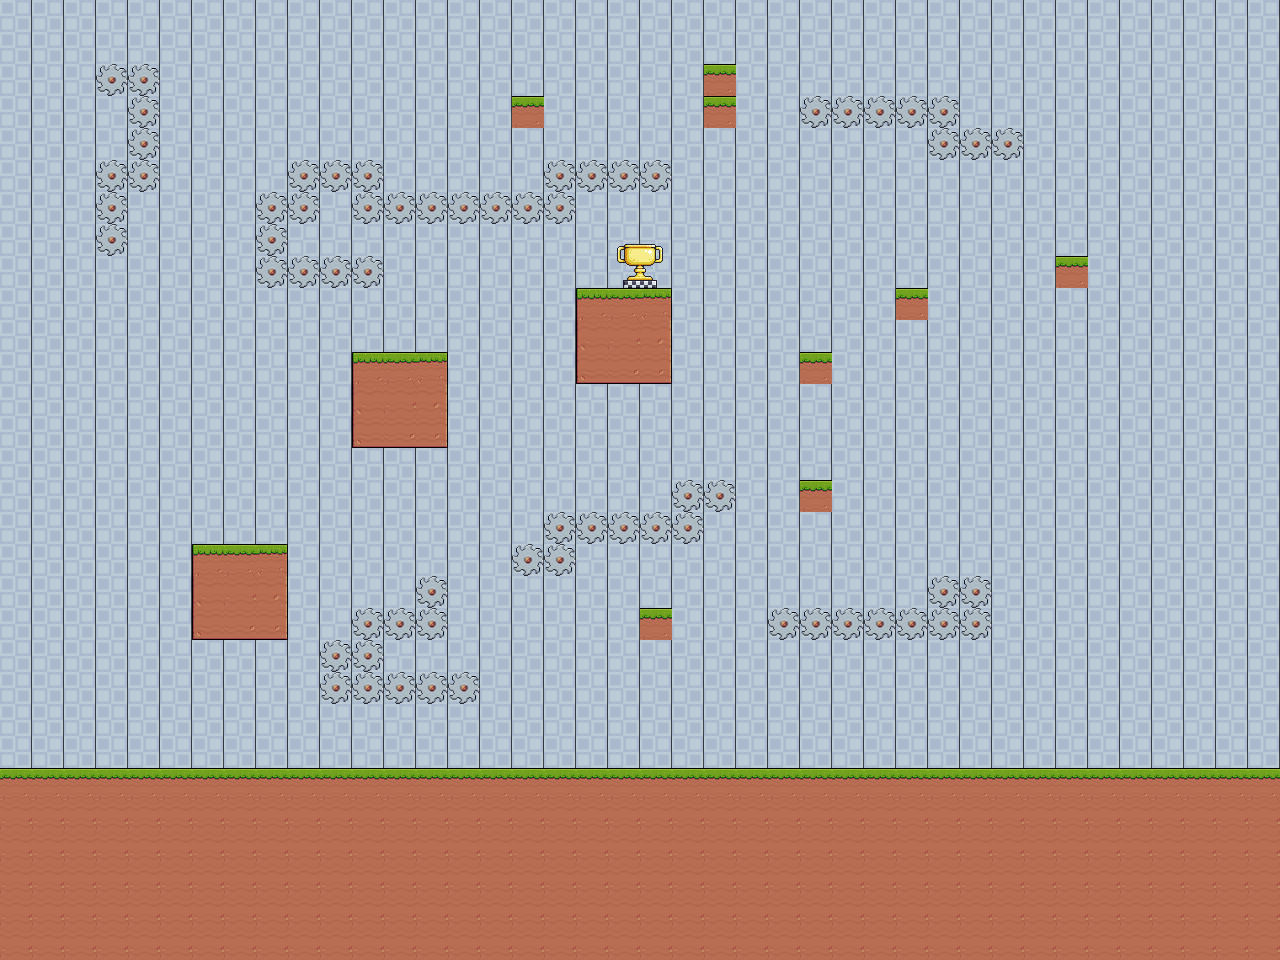

This is a level from a 2D game, rendered from its Tiled map with the project's own tilesets. A one-line summary and the complete map file follow:
An orthogonal 40x30 tile map with 32x32 px tiles, 2 tile layers (map, saw), 2 tilesets.

<map version="1.2" tiledversion="1.3.1" orientation="orthogonal" renderorder="right-down" compressionlevel="-1" width="40" height="30" tilewidth="32" tileheight="32" infinite="0" nextlayerid="3" nextobjectid="1">
 <editorsettings>
  <export target="../Source/secondMap.json" format="json" />
 </editorsettings>
 <tileset firstgid="1" source="Map.tsx" />
 <tileset firstgid="343" source="64.tsx" />
 <layer id="1" name="map" width="40" height="30">
  <data encoding="csv">
110,110,110,110,110,110,110,110,110,110,110,110,110,110,110,110,110,110,110,110,110,110,110,110,110,110,110,110,110,110,110,110,110,110,110,110,110,110,110,110,
110,110,110,110,110,110,110,110,110,110,110,110,110,110,110,110,110,110,110,110,110,110,110,110,110,110,110,110,110,110,110,110,110,110,110,110,110,110,110,110,
110,110,110,110,110,110,110,110,110,110,110,110,110,110,110,110,110,110,110,110,110,110,34,110,110,110,110,110,110,110,110,110,110,110,110,110,110,110,110,110,
110,110,110,110,110,110,110,110,110,110,110,110,110,110,110,110,34,110,110,110,110,110,34,110,110,110,110,110,110,110,110,110,110,110,110,110,110,110,110,110,
110,110,110,110,110,110,110,110,110,110,110,110,110,110,110,110,110,110,110,110,110,110,110,110,110,110,110,110,110,110,110,110,110,110,110,110,110,110,110,110,
110,110,110,110,110,110,110,110,110,110,110,110,110,110,110,110,110,110,110,110,110,110,110,110,110,110,110,110,110,110,110,110,110,110,110,110,110,110,110,110,
110,110,110,110,110,110,110,110,110,110,110,110,110,110,110,110,110,110,110,110,110,110,110,110,110,110,110,110,110,110,110,110,110,110,110,110,110,110,110,110,
110,110,110,110,110,110,110,110,110,110,110,110,110,110,110,110,110,110,110,110,110,110,110,110,110,110,110,110,110,110,110,110,110,110,110,110,110,110,110,110,
110,110,110,110,110,110,110,110,110,110,110,110,110,110,110,110,110,110,110,110,110,110,110,110,110,110,110,110,110,110,110,110,110,34,110,110,110,110,110,110,
110,110,110,110,110,110,110,110,110,110,110,110,110,110,110,110,110,110,33,34,35,110,110,110,110,110,110,110,34,110,110,110,110,110,110,110,110,110,110,110,
110,110,110,110,110,110,110,110,110,110,110,110,110,110,110,110,110,110,52,53,54,110,110,110,110,110,110,110,110,110,110,110,110,110,110,110,110,110,110,110,
110,110,110,110,110,110,110,110,110,110,110,33,34,35,110,110,110,110,71,72,73,110,110,110,110,34,110,110,110,110,110,110,110,110,110,110,110,110,110,110,
110,110,110,110,110,110,110,110,110,110,110,52,53,54,110,110,110,110,110,110,110,110,110,110,110,110,110,110,110,110,110,110,110,110,110,110,110,110,110,110,
110,110,110,110,110,110,110,110,110,110,110,71,72,73,110,110,110,110,110,110,110,110,110,110,110,110,110,110,110,110,110,110,110,110,110,110,110,110,110,110,
110,110,110,110,110,110,110,110,110,110,110,110,110,110,110,110,110,110,110,110,110,110,110,110,110,110,110,110,110,110,110,110,110,110,110,110,110,110,110,110,
110,110,110,110,110,110,110,110,110,110,110,110,110,110,110,110,110,110,110,110,110,110,110,110,110,34,110,110,110,110,110,110,110,110,110,110,110,110,110,110,
110,110,110,110,110,110,110,110,110,110,110,110,110,110,110,110,110,110,110,110,110,110,110,110,110,110,110,110,110,110,110,110,110,110,110,110,110,110,110,110,
110,110,110,110,110,110,33,34,35,110,110,110,110,110,110,110,110,110,110,110,110,110,110,110,110,110,110,110,110,110,110,110,110,110,110,110,110,110,110,110,
110,110,110,110,110,110,52,53,54,110,110,110,110,110,110,110,110,110,110,110,110,110,110,110,110,110,110,110,110,110,110,110,110,110,110,110,110,110,110,110,
110,110,110,110,110,110,71,72,73,110,110,110,110,110,110,110,110,110,110,110,34,110,110,110,110,110,110,110,110,110,110,110,110,110,110,110,110,110,110,110,
110,110,110,110,110,110,110,110,110,110,110,110,110,110,110,110,110,110,110,110,110,110,110,110,110,110,110,110,110,110,110,110,110,110,110,110,110,110,110,110,
110,110,110,110,110,110,110,110,110,110,110,110,110,110,110,110,110,110,110,110,110,110,110,110,110,110,110,110,110,110,110,110,110,110,110,110,110,110,110,110,
110,110,110,110,110,110,110,110,110,110,110,110,110,110,110,110,110,110,110,110,110,110,110,110,110,110,110,110,110,110,110,110,110,110,110,110,110,110,110,110,
110,110,110,110,110,110,110,110,110,110,110,110,110,110,110,110,110,110,110,110,110,110,110,110,110,110,110,110,110,110,110,110,110,110,110,110,110,110,110,110,
34,34,34,34,34,34,34,34,34,34,34,34,34,34,34,34,34,34,34,34,34,34,34,34,34,34,34,34,34,34,34,34,34,34,34,34,34,34,34,34,
53,53,53,53,53,53,53,53,53,53,53,53,53,53,53,53,53,53,53,53,53,53,53,53,53,53,53,53,53,53,53,53,53,53,53,53,53,53,53,53,
53,53,53,53,53,53,53,53,53,53,53,53,53,53,53,53,53,53,53,53,53,53,53,53,53,53,53,53,53,53,53,53,53,53,53,53,53,53,53,53,
53,53,53,53,53,53,53,53,53,53,53,53,53,53,53,53,53,53,53,53,53,53,53,53,53,53,53,53,53,53,53,53,53,53,53,53,53,53,53,53,
53,53,53,53,53,53,53,53,53,53,53,53,53,53,53,53,53,53,53,53,53,53,53,53,53,53,53,53,53,53,53,53,53,53,53,53,53,53,53,53,
53,53,53,53,53,53,53,53,53,53,53,53,53,53,53,53,53,53,53,53,53,53,53,53,53,53,53,53,53,53,53,53,53,53,53,53,53,53,53,53
</data>
 </layer>
 <layer id="2" name="saw" width="40" height="30">
  <data encoding="csv">
0,0,0,0,0,0,0,0,0,0,0,0,0,0,0,0,0,0,0,0,0,0,0,0,0,0,0,0,0,0,0,0,0,0,0,0,0,0,0,0,
0,0,0,0,0,0,0,0,0,0,0,0,0,0,0,0,0,0,0,0,0,0,0,0,0,0,0,0,0,0,0,0,0,0,0,0,0,0,0,0,
0,0,0,142,142,0,0,0,0,0,0,0,0,0,0,0,0,0,0,0,0,0,0,0,0,0,0,0,0,0,0,0,0,0,0,0,0,0,0,0,
0,0,0,0,142,0,0,0,0,0,0,0,0,0,0,0,0,0,0,0,0,0,0,0,0,142,142,142,142,142,0,0,0,0,0,0,0,0,0,0,
0,0,0,0,142,0,0,0,0,0,0,0,0,0,0,0,0,0,0,0,0,0,0,0,0,0,0,0,0,142,142,142,0,0,0,0,0,0,0,0,
0,0,0,142,142,0,0,0,0,142,142,142,0,0,0,0,0,142,142,142,142,0,0,0,0,0,0,0,0,0,0,0,0,0,0,0,0,0,0,0,
0,0,0,142,0,0,0,0,142,142,0,142,142,142,142,142,142,142,0,0,0,0,0,0,0,0,0,0,0,0,0,0,0,0,0,0,0,0,0,0,
0,0,0,142,0,0,0,0,142,0,0,0,0,0,0,0,0,0,0,0,0,0,0,0,0,0,0,0,0,0,0,0,0,0,0,0,0,0,0,0,
0,0,0,0,0,0,0,0,142,142,142,142,0,0,0,0,0,0,0,366,0,0,0,0,0,0,0,0,0,0,0,0,0,0,0,0,0,0,0,0,
0,0,0,0,0,0,0,0,0,0,0,0,0,0,0,0,0,0,0,0,0,0,0,0,0,0,0,0,0,0,0,0,0,0,0,0,0,0,0,0,
0,0,0,0,0,0,0,0,0,0,0,0,0,0,0,0,0,0,0,0,0,0,0,0,0,0,0,0,0,0,0,0,0,0,0,0,0,0,0,0,
0,0,0,0,0,0,0,0,0,0,0,0,0,0,0,0,0,0,0,0,0,0,0,0,0,0,0,0,0,0,0,0,0,0,0,0,0,0,0,0,
0,0,0,0,0,0,0,0,0,0,0,0,0,0,0,0,0,0,0,0,0,0,0,0,0,0,0,0,0,0,0,0,0,0,0,0,0,0,0,0,
0,0,0,0,0,0,0,0,0,0,0,0,0,0,0,0,0,0,0,0,0,0,0,0,0,0,0,0,0,0,0,0,0,0,0,0,0,0,0,0,
0,0,0,0,0,0,0,0,0,0,0,0,0,0,0,0,0,0,0,0,0,0,0,0,0,0,0,0,0,0,0,0,0,0,0,0,0,0,0,0,
0,0,0,0,0,0,0,0,0,0,0,0,0,0,0,0,0,0,0,0,0,142,142,0,0,0,0,0,0,0,0,0,0,0,0,0,0,0,0,0,
0,0,0,0,0,0,0,0,0,0,0,0,0,0,0,0,0,142,142,142,142,142,0,0,0,0,0,0,0,0,0,0,0,0,0,0,0,0,0,0,
0,0,0,0,0,0,0,0,0,0,0,0,0,0,0,0,142,142,0,0,0,0,0,0,0,0,0,0,0,0,0,0,0,0,0,0,0,0,0,0,
0,0,0,0,0,0,0,0,0,0,0,0,0,142,0,0,0,0,0,0,0,0,0,0,0,0,0,0,0,142,142,0,0,0,0,0,0,0,0,0,
0,0,0,0,0,0,0,0,0,0,0,142,142,142,0,0,0,0,0,0,0,0,0,0,142,142,142,142,142,142,142,0,0,0,0,0,0,0,0,0,
0,0,0,0,0,0,0,0,0,0,142,142,0,0,0,0,0,0,0,0,0,0,0,0,0,0,0,0,0,0,0,0,0,0,0,0,0,0,0,0,
0,0,0,0,0,0,0,0,0,0,142,142,142,142,142,0,0,0,0,0,0,0,0,0,0,0,0,0,0,0,0,0,0,0,0,0,0,0,0,0,
0,0,0,0,0,0,0,0,0,0,0,0,0,0,0,0,0,0,0,0,0,0,0,0,0,0,0,0,0,0,0,0,0,0,0,0,0,0,0,0,
0,0,0,0,0,0,0,0,0,0,0,0,0,0,0,0,0,0,0,0,0,0,0,0,0,0,0,0,0,0,0,0,0,0,0,0,0,0,0,0,
0,0,0,0,0,0,0,0,0,0,0,0,0,0,0,0,0,0,0,0,0,0,0,0,0,0,0,0,0,0,0,0,0,0,0,0,0,0,0,0,
0,0,0,0,0,0,0,0,0,0,0,0,0,0,0,0,0,0,0,0,0,0,0,0,0,0,0,0,0,0,0,0,0,0,0,0,0,0,0,0,
0,0,0,0,0,0,0,0,0,0,0,0,0,0,0,0,0,0,0,0,0,0,0,0,0,0,0,0,0,0,0,0,0,0,0,0,0,0,0,0,
0,0,0,0,0,0,0,0,0,0,0,0,0,0,0,0,0,0,0,0,0,0,0,0,0,0,0,0,0,0,0,0,0,0,0,0,0,0,0,0,
0,0,0,0,0,0,0,0,0,0,0,0,0,0,0,0,0,0,0,0,0,0,0,0,0,0,0,0,0,0,0,0,0,0,0,0,0,0,0,0,
0,0,0,0,0,0,0,0,0,0,0,0,0,0,0,0,0,0,0,0,0,0,0,0,0,0,0,0,0,0,0,0,0,0,0,0,0,0,0,0
</data>
 </layer>
</map>